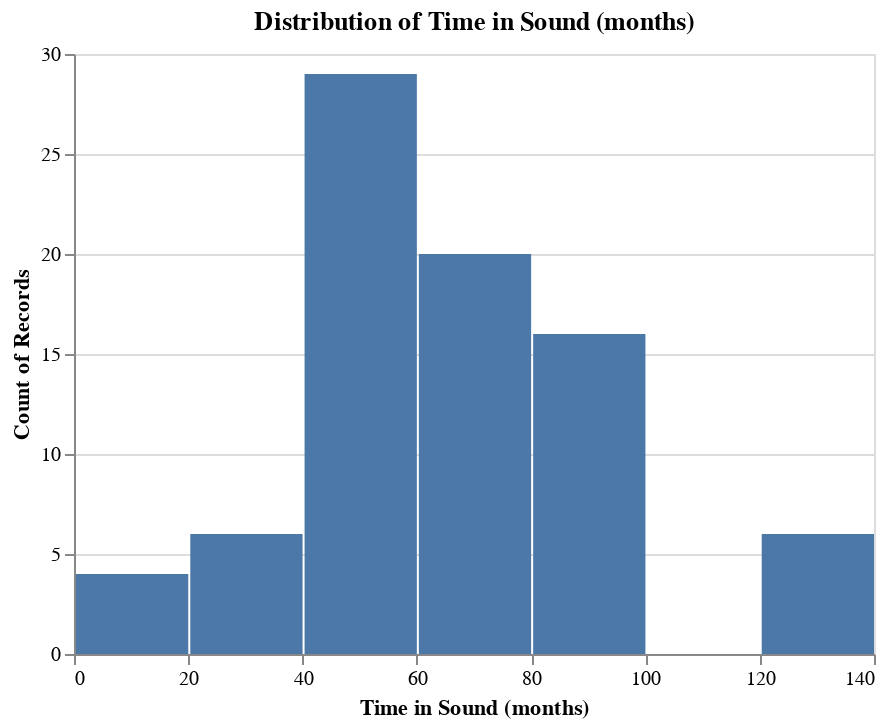

The code cell stored with this chart in its notebook:
### Code cell
# histogram of time in sound:
ah.histogram(alldf, 'Time in Sound (months)', output_directory)

### Figure 1 — Vega-Lite specification as saved in the notebook (floating-point values rounded to 4 significant figures)
{"config": {"view": {"continuousWidth": 400, "continuousHeight": 300}}, "data": {"name": "data-f25d3a48ad0a00ba6412daf9a601a2f1"}, "mark": "bar", "encoding": {"x": {"type": "quantitative", "bin": true, "field": "Time in Sound (months)", "title": "Time in Sound (months)"}, "y": {"type": "quantitative", "aggregate": "count"}}, "title": "Distribution of Time in Sound (months)", "$schema": "https://vega.github.io/schema/vega-lite/v4.8.1.json", "datasets": {"data-f25d3a48ad0a00ba6412daf9a601a2f1": [{"ID": "942", "Group": "CI", "Condition": "Related", "Mean Amplitude": -15.61, "Age (months)": 56, "Time in Sound (months)": 43, "Age of Activation (months)": 13.0, "Region": "Frontal"}, {"ID": "959", "Group": "CI", "Condition": "Related", "Mean Amplitude": -8.93, "Age (months)": 57, "Time in Sound (months)": 17, "Age of Activation (months)": 40.0, "Region": "Frontal"}, {"ID": "925", "Group": "CI", "Condition": "Related", "Mean Amplitude": -12.59, "Age (months)": 58, "Time in Sound (months)": 52, "Age of Activation (months)": 6.0, "Region": "Frontal"}, {"ID": "956", "Group": "CI", "Condition": "Related", "Mean Amplitude": -7.367, "Age (months)": 58, "Time in Sound (months)": 5, "Age of Activation (months)": 53.0, "Region": "Frontal"}, {"ID": "955", "Group": "CI", "Condition": "Related", "Mean Amplitude": -2.817, "Age (months)": 61, "Time in Sound (months)": 49, "Age of Activation (months)": 12.0, "Region": "Frontal"}, {"ID": "904", "Group": "CI", "Condition": "Related", "Mean Amplitude": -19.84, "Age (months)": 67, "Time in Sound (months)": 54, "Age of Activation (months)": 13.0, "Region": "Frontal"}, {"ID": "911", "Group": "CI", "Condition": "Related", "Mean Amplitude": -16.24, "Age (months)": 67, "Time in Sound (months)": 54, "Age of Activation (months)": 13.0, "Region": "Frontal"}, {"ID": "919", "Group": "CI", "Condition": "Related", "Mean Amplitude": -14.0, "Age (months)": 74, "Time in Sound (months)": 67, "Age of Activation (months)": 7.0, "Region": "Frontal"}, {"ID": "945", "Group": "CI", "Condition": "Related", "Mean Amplitude": -8.855, "Age (months)": 77, "Time in Sound (months)": 56, "Age of Activation (months)": 21.0, "Region": "Frontal"}, {"ID": "961", "Group": "CI", "Condition": "Related", "Mean Amplitude": -3.653, "Age (months)": 77, "Time in Sound (months)": 63, "Age of Activation (months)": 14.0, "Region": "Frontal"}, {"ID": "903", "Group": "CI", "Condition": "Related", "Mean Amplitude": -20.12, "Age (months)": 82, "Time in Sound (months)": 72, "Age of Activation (months)": 10.0, "Region": "Frontal"}, {"ID": "936", "Group": "CI", "Condition": "Related", "Mean Amplitude": 2.601, "Age (months)": 86, "Time in Sound (months)": 71, "Age of Activation (months)": 15.0, "Region": "Frontal"}, {"ID": "901", "Group": "CI", "Condition": "Related", "Mean Amplitude": -28.02, "Age (months)": 86, "Time in Sound (months)": 68, "Age of Activation (months)": 18.0, "Region": "Frontal"}, {"ID": "923", "Group": "CI", "Condition": "Related", "Mean Amplitude": -8.112, "Age (months)": 87, "Time in Sound (months)": 56, "Age of Activation (months)": 31.0, "Region": "Frontal"}, {"ID": "924", "Group": "CI", "Condition": "Related", "Mean Amplitude": -7.386, "Age (months)": 87, "Time in Sound (months)": 74, "Age of Activation (months)": 13.0, "Region": "Frontal"}, {"ID": "934", "Group": "CI", "Condition": "Related", "Mean Amplitude": -6.924, "Age (months)": 89, "Time in Sound (months)": 80, "Age of Activation (months)": 9.0, "Region": "Frontal"}, {"ID": "951", "Group": "CI", "Condition": "Related", "Mean Amplitude": -20.02, "Age (months)": 89, "Time in Sound (months)": 49, "Age of Activation (months)": 40.0, "Region": "Frontal"}, {"ID": "913", "Group": "CI", "Condition": "Related", "Mean Amplitude": -14.82, "Age (months)": 100, "Time in Sound (months)": 86, "Age of Activation (months)": 14.0, "Region": "Frontal"}, {"ID": "910", "Group": "CI", "Condition": "Related", "Mean Amplitude": -24.73, "Age (months)": 102, "Time in Sound (months)": 87, "Age of Activation (months)": 15.0, "Region": "Frontal"}, {"ID": "941", "Group": "CI", "Condition": "Related", "Mean Amplitude": -21.5, "Age (months)": 106, "Time in Sound (months)": 35, "Age of Activation (months)": 71.0, "Region": "Frontal"}, {"ID": "947", "Group": "CI", "Condition": "Related", "Mean Amplitude": -6.167, "Age (months)": 106, "Time in Sound (months)": 27, "Age of Activation (months)": 79.0, "Region": "Frontal"}, {"ID": "935", "Group": "CI", "Condition": "Related", "Mean Amplitude": -13.32, "Age (months)": 122, "Time in Sound (months)": 80, "Age of Activation (months)": 42.0, "Region": "Frontal"}, {"ID": "937", "Group": "CI", "Condition": "Related", "Mean Amplitude": -14.51, "Age (months)": 122, "Time in Sound (months)": 55, "Age of Activation (months)": 67.0, "Region": "Frontal"}, {"ID": "857", "Group": "HG", "Condition": "Related", "Mean Amplitude": -13.35, "Age (months)": 33, "Time in Sound (months)": 33, "Age of Activation (months)": null, "Region": "Frontal"}, {"ID": "847", "Group": "HG", "Condition": "Related", "Mean Amplitude": -3.141, "Age (months)": 43, "Time in Sound (months)": 43, "Age of Activation (months)": null, "Region": "Frontal"}, {"ID": "858", "Group": "HG", "Condition": "Related", "Mean Amplitude": -6.38, "Age (months)": 51, "Time in Sound (months)": 51, "Age of Activation (months)": null, "Region": "Frontal"}, {"ID": "859", "Group": "HG", "Condition": "Related", "Mean Amplitude": -7.24, "Age (months)": 52, "Time in Sound (months)": 52, "Age of Activation (months)": null, "Region": "Frontal"}, {"ID": "841", "Group": "HG", "Condition": "Related", "Mean Amplitude": -18.55, "Age (months)": 56, "Time in Sound (months)": 56, "Age of Activation (months)": null, "Region": "Frontal"}, {"ID": "836", "Group": "HG", "Condition": "Related", "Mean Amplitude": -16.37, "Age (months)": 59, "Time in Sound (months)": 59, "Age of Activation (months)": null, "Region": "Frontal"}, {"ID": "846", "Group": "HG", "Condition": "Related", "Mean Amplitude": -20.0, "Age (months)": 68, "Time in Sound (months)": 68, "Age of Activation (months)": null, "Region": "Frontal"}, {"ID": "N4C01", "Group": "HG", "Condition": "Related", "Mean Amplitude": -4.009, "Age (months)": 61, "Time in Sound (months)": 61, "Age of Activation (months)": null, "Region": "Frontal"}, {"ID": "842", "Group": "HG", "Condition": "Related", "Mean Amplitude": -15.07, "Age (months)": 67, "Time in Sound (months)": 67, "Age of Activation (months)": null, "Region": "Frontal"}, {"ID": "848", "Group": "HG", "Condition": "Related", "Mean Amplitude": -13.68, "Age (months)": 74, "Time in Sound (months)": 74, "Age of Activation (months)": null, "Region": "Frontal"}, {"ID": "N4C10", "Group": "HG", "Condition": "Related", "Mean Amplitude": -6.016, "Age (months)": 82, "Time in Sound (months)": 82, "Age of Activation (months)": null, "Region": "Frontal"}, {"ID": "N4C13", "Group": "HG", "Condition": "Related", "Mean Amplitude": -28.01, "Age (months)": 85, "Time in Sound (months)": 85, "Age of Activation (months)": null, "Region": "Frontal"}, {"ID": "809", "Group": "HG", "Condition": "Related", "Mean Amplitude": -18.31, "Age (months)": 99, "Time in Sound (months)": 99, "Age of Activation (months)": null, "Region": "Frontal"}, {"ID": "N4C09", "Group": "HG", "Condition": "Related", "Mean Amplitude": -14.53, "Age (months)": 99, "Time in Sound (months)": 99, "Age of Activation (months)": null, "Region": "Frontal"}, {"ID": "850", "Group": "HG", "Condition": "Related", "Mean Amplitude": -15.11, "Age (months)": 124, "Time in Sound (months)": 124, "Age of Activation (months)": null, "Region": "Frontal"}, {"ID": "801", "Group": "HG", "Condition": "Related", "Mean Amplitude": -13.3, "Age (months)": 127, "Time in Sound (months)": 127, "Age of Activation (months)": null, "Region": "Frontal"}, {"ID": "803", "Group": "HG", "Condition": "Related", "Mean Amplitude": -11.74, "Age (months)": 128, "Time in Sound (months)": 128, "Age of Activation (months)": null, "Region": "Frontal"}, {"ID": "942", "Group": "CI", "Condition": "Unrelated", "Mean Amplitude": -19.68, "Age (months)": 56, "Time in Sound (months)": 43, "Age of Activation (months)": 13.0, "Region": "Frontal"}, {"ID": "959", "Group": "CI", "Condition": "Unrelated", "Mean Amplitude": -15.05, "Age (months)": 57, "Time in Sound (months)": 17, "Age of Activation (months)": 40.0, "Region": "Frontal"}, {"ID": "925", "Group": "CI", "Condition": "Unrelated", "Mean Amplitude": -15.04, "Age (months)": 58, "Time in Sound (months)": 52, "Age of Activation (months)": 6.0, "Region": "Frontal"}, {"ID": "956", "Group": "CI", "Condition": "Unrelated", "Mean Amplitude": -20.8, "Age (months)": 58, "Time in Sound (months)": 5, "Age of Activation (months)": 53.0, "Region": "Frontal"}, {"ID": "955", "Group": "CI", "Condition": "Unrelated", "Mean Amplitude": -2.808, "Age (months)": 61, "Time in Sound (months)": 49, "Age of Activation (months)": 12.0, "Region": "Frontal"}, {"ID": "904", "Group": "CI", "Condition": "Unrelated", "Mean Amplitude": -20.64, "Age (months)": 67, "Time in Sound (months)": 54, "Age of Activation (months)": 13.0, "Region": "Frontal"}, {"ID": "911", "Group": "CI", "Condition": "Unrelated", "Mean Amplitude": -17.36, "Age (months)": 67, "Time in Sound (months)": 54, "Age of Activation (months)": 13.0, "Region": "Frontal"}, {"ID": "919", "Group": "CI", "Condition": "Unrelated", "Mean Amplitude": -15.46, "Age (months)": 74, "Time in Sound (months)": 67, "Age of Activation (months)": 7.0, "Region": "Frontal"}, {"ID": "945", "Group": "CI", "Condition": "Unrelated", "Mean Amplitude": -16.92, "Age (months)": 77, "Time in Sound (months)": 56, "Age of Activation (months)": 21.0, "Region": "Frontal"}, {"ID": "961", "Group": "CI", "Condition": "Unrelated", "Mean Amplitude": -19.6, "Age (months)": 77, "Time in Sound (months)": 63, "Age of Activation (months)": 14.0, "Region": "Frontal"}, {"ID": "903", "Group": "CI", "Condition": "Unrelated", "Mean Amplitude": -24.76, "Age (months)": 82, "Time in Sound (months)": 72, "Age of Activation (months)": 10.0, "Region": "Frontal"}, {"ID": "921", "Group": "CI", "Condition": "Unrelated", "Mean Amplitude": -33.19, "Age (months)": 82, "Time in Sound (months)": 46, "Age of Activation (months)": 36.0, "Region": "Frontal"}, {"ID": "936", "Group": "CI", "Condition": "Unrelated", "Mean Amplitude": -6.697, "Age (months)": 86, "Time in Sound (months)": 71, "Age of Activation (months)": 15.0, "Region": "Frontal"}, {"ID": "901", "Group": "CI", "Condition": "Unrelated", "Mean Amplitude": -3.359, "Age (months)": 86, "Time in Sound (months)": 68, "Age of Activation (months)": 18.0, "Region": "Frontal"}, {"ID": "923", "Group": "CI", "Condition": "Unrelated", "Mean Amplitude": -22.51, "Age (months)": 87, "Time in Sound (months)": 56, "Age of Activation (months)": 31.0, "Region": "Frontal"}, {"ID": "924", "Group": "CI", "Condition": "Unrelated", "Mean Amplitude": -18.95, "Age (months)": 87, "Time in Sound (months)": 74, "Age of Activation (months)": 13.0, "Region": "Frontal"}, {"ID": "934", "Group": "CI", "Condition": "Unrelated", "Mean Amplitude": -14.02, "Age (months)": 89, "Time in Sound (months)": 80, "Age of Activation (months)": 9.0, "Region": "Frontal"}, {"ID": "951", "Group": "CI", "Condition": "Unrelated", "Mean Amplitude": -19.7, "Age (months)": 89, "Time in Sound (months)": 49, "Age of Activation (months)": 40.0, "Region": "Frontal"}, {"ID": "913", "Group": "CI", "Condition": "Unrelated", "Mean Amplitude": -15.58, "Age (months)": 100, "Time in Sound (months)": 86, "Age of Activation (months)": 14.0, "Region": "Frontal"}, {"ID": "910", "Group": "CI", "Condition": "Unrelated", "Mean Amplitude": -35.34, "Age (months)": 102, "Time in Sound (months)": 87, "Age of Activation (months)": 15.0, "Region": "Frontal"}, {"ID": "941", "Group": "CI", "Condition": "Unrelated", "Mean Amplitude": -19.01, "Age (months)": 106, "Time in Sound (months)": 35, "Age of Activation (months)": 71.0, "Region": "Frontal"}, {"ID": "947", "Group": "CI", "Condition": "Unrelated", "Mean Amplitude": -19.22, "Age (months)": 106, "Time in Sound (months)": 27, "Age of Activation (months)": 79.0, "Region": "Frontal"}, {"ID": "935", "Group": "CI", "Condition": "Unrelated", "Mean Amplitude": -16.62, "Age (months)": 122, "Time in Sound (months)": 80, "Age of Activation (months)": 42.0, "Region": "Frontal"}, {"ID": "937", "Group": "CI", "Condition": "Unrelated", "Mean Amplitude": -27.73, "Age (months)": 122, "Time in Sound (months)": 55, "Age of Activation (months)": 67.0, "Region": "Frontal"}, {"ID": "857", "Group": "HG", "Condition": "Unrelated", "Mean Amplitude": -8.053, "Age (months)": 33, "Time in Sound (months)": 33, "Age of Activation (months)": null, "Region": "Frontal"}, {"ID": "847", "Group": "HG", "Condition": "Unrelated", "Mean Amplitude": -2.966, "Age (months)": 43, "Time in Sound (months)": 43, "Age of Activation (months)": null, "Region": "Frontal"}, {"ID": "858", "Group": "HG", "Condition": "Unrelated", "Mean Amplitude": -18.59, "Age (months)": 51, "Time in Sound (months)": 51, "Age of Activation (months)": null, "Region": "Frontal"}, {"ID": "859", "Group": "HG", "Condition": "Unrelated", "Mean Amplitude": -7.7, "Age (months)": 52, "Time in Sound (months)": 52, "Age of Activation (months)": null, "Region": "Frontal"}, {"ID": "841", "Group": "HG", "Condition": "Unrelated", "Mean Amplitude": -28.02, "Age (months)": 56, "Time in Sound (months)": 56, "Age of Activation (months)": null, "Region": "Frontal"}, {"ID": "836", "Group": "HG", "Condition": "Unrelated", "Mean Amplitude": -8.181, "Age (months)": 59, "Time in Sound (months)": 59, "Age of Activation (months)": null, "Region": "Frontal"}, {"ID": "846", "Group": "HG", "Condition": "Unrelated", "Mean Amplitude": -27.16, "Age (months)": 68, "Time in Sound (months)": 68, "Age of Activation (months)": null, "Region": "Frontal"}, {"ID": "N4C01", "Group": "HG", "Condition": "Unrelated", "Mean Amplitude": -17.46, "Age (months)": 61, "Time in Sound (months)": 61, "Age of Activation (months)": null, "Region": "Frontal"}, {"ID": "842", "Group": "HG", "Condition": "Unrelated", "Mean Amplitude": -18.28, "Age (months)": 67, "Time in Sound (months)": 67, "Age of Activation (months)": null, "Region": "Frontal"}, {"ID": "848", "Group": "HG", "Condition": "Unrelated", "Mean Amplitude": -15.1, "Age (months)": 74, "Time in Sound (months)": 74, "Age of Activation (months)": null, "Region": "Frontal"}, {"ID": "N4C10", "Group": "HG", "Condition": "Unrelated", "Mean Amplitude": -9.489, "Age (months)": 82, "Time in Sound (months)": 82, "Age of Activation (months)": null, "Region": "Frontal"}, {"ID": "N4C13", "Group": "HG", "Condition": "Unrelated", "Mean Amplitude": -25.55, "Age (months)": 85, "Time in Sound (months)": 85, "Age of Activation (months)": null, "Region": "Frontal"}, {"ID": "809", "Group": "HG", "Condition": "Unrelated", "Mean Amplitude": -13.55, "Age (months)": 99, "Time in Sound (months)": 99, "Age of Activation (months)": null, "Region": "Frontal"}, {"ID": "N4C09", "Group": "HG", "Condition": "Unrelated", "Mean Amplitude": -11.51, "Age (months)": 99, "Time in Sound (months)": 99, "Age of Activation (months)": null, "Region": "Frontal"}, {"ID": "850", "Group": "HG", "Condition": "Unrelated", "Mean Amplitude": -22.29, "Age (months)": 124, "Time in Sound (months)": 124, "Age of Activation (months)": null, "Region": "Frontal"}, {"ID": "801", "Group": "HG", "Condition": "Unrelated", "Mean Amplitude": -24.32, "Age (months)": 127, "Time in Sound (months)": 127, "Age of Activation (months)": null, "Region": "Frontal"}, {"ID": "803", "Group": "HG", "Condition": "Unrelated", "Mean Amplitude": -15.16, "Age (months)": 128, "Time in Sound (months)": 128, "Age of Activation (months)": null, "Region": "Frontal"}]}}
